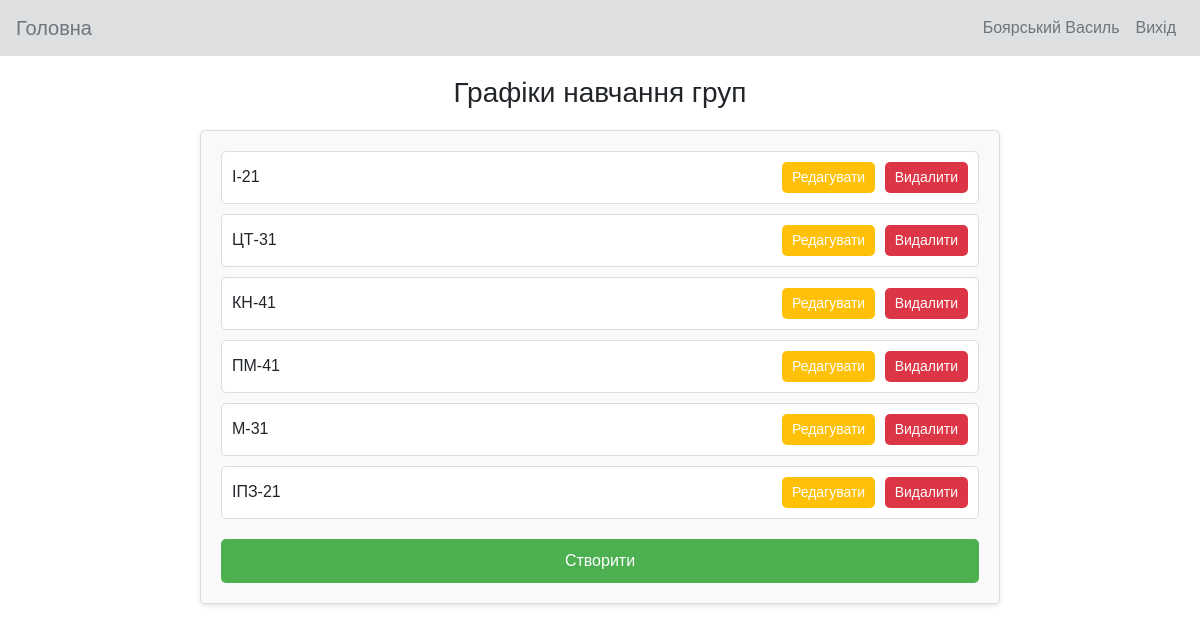
Screenshot of /control/grafik-navchannya/ (signed in) with the database file from the repository.
### korustyvach/models.py (models this page shows)
class User(AbstractUser):
    is_vukladach = models.BooleanField(default=False)
    is_admin = models.BooleanField(default=False)
    vukladach=models.ForeignKey(Vukladach,on_delete=models.PROTECT, null=True, blank=True)

### vukladach/models.py (models this page shows)
class Vukladach(models.Model):
    imya=models.CharField("Ім'я", max_length=75)
    prizvusche=models.CharField("Прізвище", max_length=75)
    poBatkovi=models.CharField("По батькові", max_length=75)
    posada=models.CharField("Посада", max_length=175)
    naukovaStupin=models.CharField("Наукова ступінь", max_length=75)
    vcheneZvannya=models.CharField("Вчене звання", max_length=75)
    facultet=models.ForeignKey(Facultys,on_delete=models.PROTECT)
    kafedra=models.ForeignKey(Kafedras,on_delete=models.PROTECT)
    def __str__(self):
        return self.prizvusche + ' ' + self.imya

### grafik_navchannya/models.py (models this page shows)
class GrafikNavchannya(models.Model):
    grupa=models.ForeignKey(Groups,on_delete=models.PROTECT)
    teoretuchne_navchannya_1sm=models.CharField("Теоретичне навчання(1 семестр)", max_length=75, null=True, blank=True)
    praktuka_1sm=models.CharField("Практика(1 семестр)", max_length=75, null=True, blank=True)
    sesiya_1sm=models.CharField("Зимова сесія", max_length=75, null=True, blank=True)
    kanikylu_1sm=models.CharField("Канікули(1 семестр)", max_length=75, null=True, blank=True)
    teoretuchne_navchannya_2sm=models.CharField("Теоретичне навчання(2 семестр)", max_length=75, null=True, blank=True)
    praktuka_2sm=models.CharField("Практика(2 семестр)", max_length=75, null=True, blank=True)
    sesiya_2sm=models.CharField("Літня сесія", max_length=75, null=True, blank=True)
    kanikylu_2sm=models.CharField("Канікули(2 семестр)", max_length=75, null=True, blank=True)
    pidgotovkaKR=models.CharField("Підготовка КР", max_length=75, null=True, blank=True)
    ekzamenaciyna_komisiya=models.CharField("ЕК", max_length=75, null=True, blank=True)
    def __str__(self):
        return self.grupa.title

### group/models.py (models this page shows, shortened)
class Groups(models.Model):
    title=models.CharField('Назва', max_length=75)
    titleFull=models.CharField('Повна назва', max_length=150)
    kurs=models.PositiveIntegerField(default=1)
    educational_programs=models.ForeignKey(EducationalPrograms,on_delete=models.PROTECT)
    faculty=models.ForeignKey(Facultys,on_delete=models.PROTECT)

### grafik_navchannya/views.py (the view)
# urls.py: path('', GrafikNavchannyaList.as_view(), name='grafik_navchannya_list'),
class GrafikNavchannyaList(ListView):
    model = GrafikNavchannya
    template_name = "grafik_navchannya/grafik_navchannya_list.html"
    context_object_name = "grafik_navchannyas"

### grafik_navchannya/templates/grafik_navchannya/grafik_navchannya_list.html (shortened to what this page needs)
{% extends "main/index.html" %}
{% block content %}
    <main>
        <h1>Графіки навчання груп</h1>
        <div class="rozklad-container">
            <ul>
                {% for grafik_navchannya in grafik_navchannyas %}
                    <li>
                        <span>{{ grafik_navchannya }}</span>
                        <div>
                            <a href="{% url 'grafik_navchannya_update' grafik_navchannya.id %}">
                                <button class="edit">Редагувати</button>
                            </a>
                            <a href="{% url 'delete_grafik_navchannya' grafik_navchannya.id %}">
                                <button class="delete">Видалити</button>
                            </a>
                        </div>
                    </li>
                {% endfor %}
            </ul>
            <a href="{% url 'grafik_navchannya_create' %}" class="create-button">Створити</a>
        </div>
    </main>
{% endblock content %}

### main/templates/main/index.html (shortened to what this page needs)
{% load static %}
<!DOCTYPE html>
<html lang="en">
<head>
    {% load static %}
    <link rel="stylesheet" href="https://maxcdn.bootstrapcdn.com/bootstrap/4.0.0/css/bootstrap.min.css">
</head>
<body>
    <nav class="navbar navbar-expand-lg ">
        <a class="navbar-brand" href="{% url 'home' %}">Головна</a>
        <div class="collapse navbar-collapse" id="navbarNav">
            <ul class="navbar-nav ml-auto">
                {%if request.user.is_vukladach%}
                <li class="nav-item">
                    <a class="nav-link" href="{% url 'profil' %}">{{request.user.vukladach}}</a>
                </li>
                {%endif%}
                {%if request.user.is_authenticated%}
                <li class="nav-item">
                    <a class="nav-link" href="{% url 'logout_korustyvach' %}">Вихід</a>
                </li>
                {%else%}
                <li class="nav-item">
                    <a class="nav-link" href="{% url 'login_korustyvach' %}">Вхід</a>
                </li>
                {%endif%}
            </ul>
        </div>
    </nav>
    {% block content %}{% endblock %}
</body>
</html>

### main/templates/main/index.html (style rules this page uses)
.navbar { background-color: #dedfe0; }
.navbar .nav-link { color: #6c757d; }
.navbar .navbar-brand { color: #6c757d; }

### grafik_navchannya/templates/grafik_navchannya/grafik_navchannya_list.html (style rules this page uses)
body { font-family: Arial, sans-serif; margin: 0; padding: 0; }
main { padding: 20px; }
h1 { font-size: 28px; text-align: center; margin-bottom: 20px; }
.rozklad-container { max-width: 800px; margin: 0 auto; background-color: #f9f9f9; padding: 20px; border: 1px solid #ddd; border-radius: 5px; box-shadow: 0 2px 5px rgba(0, 0, 0, 0.1); }
.rozklad-container ul { list-style: none; padding: 0; }
.rozklad-container li { display: flex; justify-content: space-between; align-items: center; margin-bottom: 10px; padding: 10px; border: 1px solid #ddd; border-radius: 5px; background-color: #fff; }
.rozklad-container li span { font-size: 16px; }
.rozklad-container button { padding: 5px 10px; border: none; border-radius: 5px; cursor: pointer; font-size: 14px; }
.rozklad-container .edit { background-color: #ffc107; color: #fff; margin-right: 5px; }
.rozklad-container .delete { background-color: #dc3545; color: #fff; }
.create-button { display: block; width: 100%; text-align: center; margin: 20px auto 0; padding: 10px; background-color: #4CAF50; color: white; text-decoration: none; border-radius: 5px; font-size: 16px; }
a { text-decoration: none; color: inherit; }

### rows the page displays
User: user.vukladach "Боярський Василь"
GrafikNavchannya: grupa.title "І-21"
GrafikNavchannya: grupa.title "ЦТ-31"
GrafikNavchannya: grupa.title "КН-41"
GrafikNavchannya: grupa.title "ПМ-41"
GrafikNavchannya: grupa.title "М-31"
GrafikNavchannya: grupa.title "ІПЗ-21"
